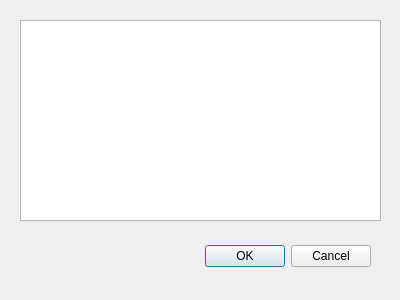
<?xml version="1.0" encoding="UTF-8"?>
<ui version="4.0">
 <class>SelectClass</class>
 <widget class="QDialog" name="SelectClass">
  <property name="geometry">
   <rect>
    <x>0</x>
    <y>0</y>
    <width>400</width>
    <height>300</height>
   </rect>
  </property>
  <property name="windowTitle">
   <string>Select a class</string>
  </property>
  <widget class="QDialogButtonBox" name="buttonBox">
   <property name="geometry">
    <rect>
     <x>30</x>
     <y>240</y>
     <width>341</width>
     <height>32</height>
    </rect>
   </property>
   <property name="orientation">
    <enum>Qt::Horizontal</enum>
   </property>
   <property name="standardButtons">
    <set>QDialogButtonBox::Cancel|QDialogButtonBox::Ok</set>
   </property>
  </widget>
  <widget class="QListWidget" name="classes">
   <property name="geometry">
    <rect>
     <x>20</x>
     <y>20</y>
     <width>361</width>
     <height>201</height>
    </rect>
   </property>
  </widget>
 </widget>
 <resources/>
 <connections>
  <connection>
   <sender>buttonBox</sender>
   <signal>accepted()</signal>
   <receiver>SelectClass</receiver>
   <slot>accept()</slot>
   <hints>
    <hint type="sourcelabel">
     <x>248</x>
     <y>254</y>
    </hint>
    <hint type="destinationlabel">
     <x>157</x>
     <y>274</y>
    </hint>
   </hints>
  </connection>
  <connection>
   <sender>buttonBox</sender>
   <signal>rejected()</signal>
   <receiver>SelectClass</receiver>
   <slot>reject()</slot>
   <hints>
    <hint type="sourcelabel">
     <x>316</x>
     <y>260</y>
    </hint>
    <hint type="destinationlabel">
     <x>286</x>
     <y>274</y>
    </hint>
   </hints>
  </connection>
 </connections>
</ui>
